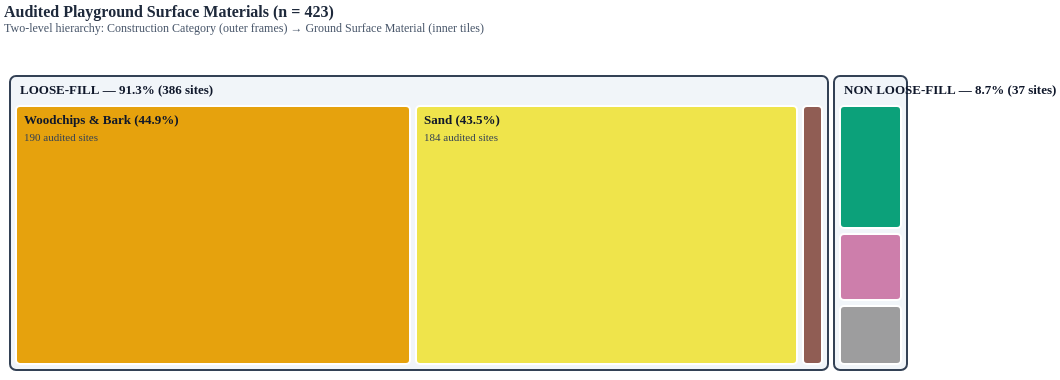

Vega-Lite specification for this chart:
### Vega specification from a JSON file in a GitHub repository (floating-point values rounded to 4 significant figures)
{"$schema": "https://vega.github.io/schema/vega/v5.json", "width": 1060, "height": 380, "padding": 4, "autosize": {"type": "fit", "contains": "padding", "resize": true}, "title": {"text": "Audited Playground Surface Materials (n = 423)", "subtitle": "Two-level hierarchy: Construction Category (outer frames) → Ground Surface Material (inner tiles)", "font": "Merriweather", "fontSize": 16, "fontWeight": "bold", "color": "#1E293B", "subtitleFont": "Plus Jakarta Sans", "subtitleFontSize": 12, "subtitleColor": "#475569", "anchor": "start", "offset": 12}, "data": [{"name": "tree_nodes", "values": [{"id": "Audited Surfaces", "parent": null, "Site_Count": null, "pct": "100%"}, {"id": "Loose-fill", "parent": "Audited Surfaces", "Site_Count": null, "pct": "91.3% (386 sites)"}, {"id": "Woodchips & Bark", "parent": "Loose-fill", "Site_Count": 190, "pct": "44.9%"}, {"id": "Sand", "parent": "Loose-fill", "Site_Count": 184, "pct": "43.5%"}, {"id": "Earth & Gravel", "parent": "Loose-fill", "Site_Count": 12, "pct": "2.8%"}, {"id": "Non loose-fill", "parent": "Audited Surfaces", "Site_Count": null, "pct": "8.7% (37 sites)"}, {"id": "Impact Rubber", "parent": "Non loose-fill", "Site_Count": 18, "pct": "4.3%"}, {"id": "Grass & Turf", "parent": "Non loose-fill", "Site_Count": 10, "pct": "2.4%"}, {"id": "Concrete & Paved", "parent": "Non loose-fill", "Site_Count": 9, "pct": "2.1%"}], "transform": [{"type": "stratify", "key": "id", "parentKey": "parent"}, {"type": "treemap", "field": "Site_Count", "sort": {"field": "value", "order": "descending"}, "round": true, "method": "squarify", "paddingTop": 30, "paddingInner": 6, "paddingOuter": 6, "size": [{"signal": "width"}, {"signal": "height"}]}]}, {"name": "parent_groups", "source": "tree_nodes", "transform": [{"type": "filter", "expr": "datum.depth === 1"}]}, {"name": "leaf_nodes", "source": "tree_nodes", "transform": [{"type": "filter", "expr": "datum.depth === 2"}]}], "scales": [{"name": "color", "type": "ordinal", "domain": ["Woodchips & Bark", "Sand", "Impact Rubber", "Grass & Turf", "Earth & Gravel", "Concrete & Paved"], "range": ["#E69F00", "#F0E442", "#009E73", "#CC79A7", "#8C564B", "#999999"]}], "marks": [{"type": "rect", "from": {"data": "parent_groups"}, "encode": {"enter": {"fill": {"value": "#F1F5F9"}, "stroke": {"value": "#334155"}, "strokeWidth": {"value": 2}, "cornerRadius": {"value": 6}}, "update": {"x": {"field": "x0"}, "y": {"field": "y0"}, "x2": {"field": "x1"}, "y2": {"field": "y1"}}}}, {"type": "rect", "from": {"data": "leaf_nodes"}, "encode": {"enter": {"fill": {"scale": "color", "field": "id"}, "stroke": {"value": "#FFFFFF"}, "strokeWidth": {"value": 2}, "cornerRadius": {"value": 4}}, "update": {"x": {"field": "x0"}, "y": {"field": "y0"}, "x2": {"field": "x1"}, "y2": {"field": "y1"}, "fillOpacity": {"value": 0.95}, "tooltip": {"signal": "{'Surface Material': datum.id, 'Hierarchy Parent': datum.parent, 'Audited Playgrounds': datum.Site_Count, 'National Share': datum.pct}"}}, "hover": {"fillOpacity": {"value": 1}, "stroke": {"value": "#0F172A"}}}}, {"type": "text", "from": {"data": "parent_groups"}, "encode": {"enter": {"font": {"value": "Plus Jakarta Sans"}, "fontWeight": {"value": "bold"}, "fontSize": {"value": 13}, "fill": {"value": "#0F172A"}, "baseline": {"value": "top"}}, "update": {"x": {"field": "x0", "offset": 10}, "y": {"field": "y0", "offset": 8}, "text": {"signal": "upper(datum.id) + ' — ' + datum.pct"}}}}, {"type": "text", "from": {"data": "leaf_nodes"}, "encode": {"enter": {"font": {"value": "Plus Jakarta Sans"}, "fontWeight": {"value": "bold"}, "baseline": {"value": "top"}}, "update": {"x": {"field": "x0", "offset": 8}, "y": {"field": "y0", "offset": 8}, "fill": {"signal": "datum.id === 'Sand' || datum.id === 'Woodchips & Bark' ? '#0F172A' : '#FFFFFF'"}, "text": {"signal": "(datum.x1 - datum.x0) > 65 && (datum.y1 - datum.y0) > 26 ? datum.id + ' (' + datum.pct + ')' : ''"}, "fontSize": {"signal": "(datum.x1 - datum.x0) > 180 ? 13 : 11"}}}}, {"type": "text", "from": {"data": "leaf_nodes"}, "encode": {"enter": {"font": {"value": "Plus Jakarta Sans"}, "fontWeight": {"value": "normal"}, "baseline": {"value": "top"}}, "update": {"x": {"field": "x0", "offset": 8}, "y": {"field": "y0", "offset": 26}, "fill": {"signal": "datum.id === 'Sand' || datum.id === 'Woodchips & Bark' ? '#334155' : '#F8FAFC'"}, "text": {"signal": "(datum.x1 - datum.x0) > 95 && (datum.y1 - datum.y0) > 48 ? datum.Site_Count + ' audited sites' : ''"}, "fontSize": {"value": 11}}}}]}
